Frame 1 (no input): blank canvas, image omitted
Frame 60 (the mouse pressed at the canvas centre just before this capture): blank canvas, image omitted
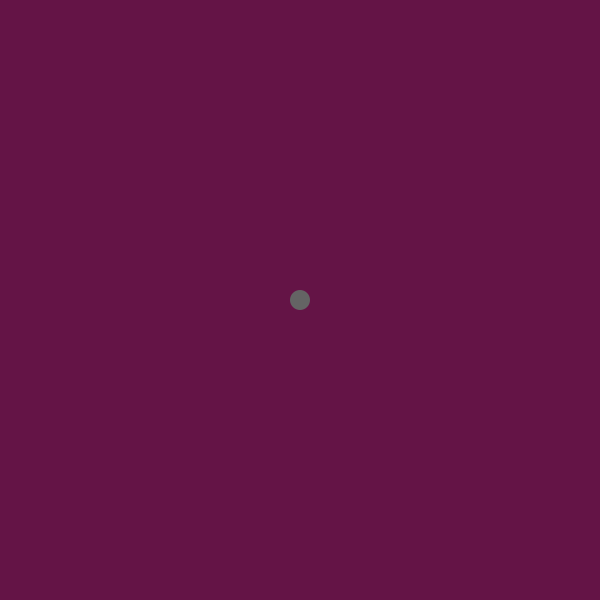
Frame 120 (the mouse held since frame 60 and released just before this capture)

The Processing sketch whose frames 1 and 60 were blank and that drew this single picture after the mouse press (run headless with seeded random() and noise(); from frame 60 on, the mouse is pressed at the canvas centre):

// Processing sketch: smooth
// ── smooth.pde
// smooth.pde

// The ellipse follows the mouse, but slowly, so all motion is smooth
// We do this by figuring out how far the ellipse needs to go, but then only going partway

// You can use this to smooth any stream of numbers!

float posX, posY, lastX, lastY;

void setup() {
  size(600, 600);
  fill(100);
  noStroke();
}

void draw() {
  background(100, 20, 70);
  
  // Where is mouse?
  float mX = mouseX;
  float mY = mouseY;
  
  // How far is the mouse from the ellipse?
  float dX = mX - lastX;
  float dY = mY - lastY;
  
  // Move the ellipse **part** of the way to the mouse
  // The "speed" is determined by the multiplication - here I'm using .2
  // Using hier numbers (up to 1) will make the movement faster, lower wil make it slower 
  posX = lastX + dX * .2;
  posY = lastY + dY * .2;
  
  ellipse(posX, posY, 20, 20);
  
  // Remember where the ellipse is now:
  lastX = posX;
  lastY = posY;
}
